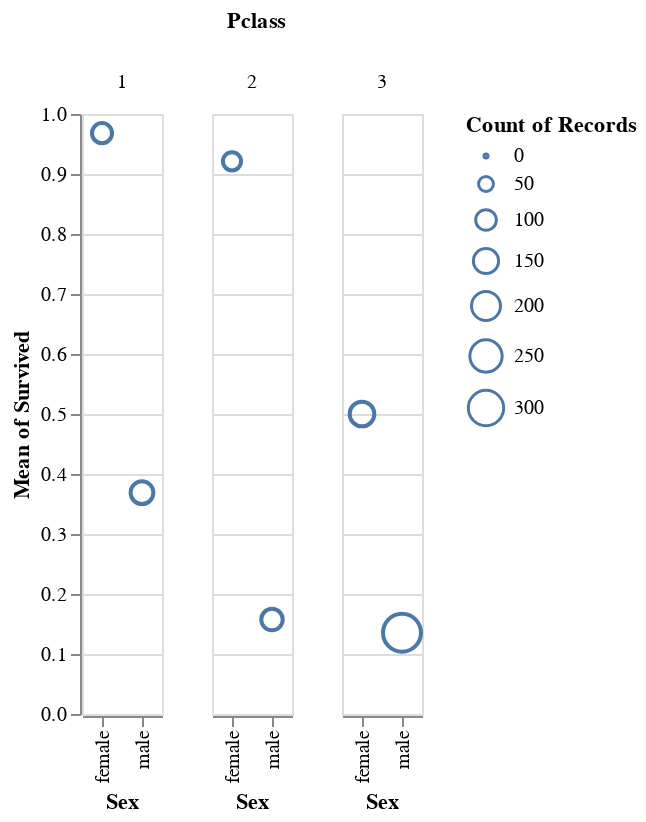

Source (notebook cell):
### Markdown cell above
**Size**

### Code cell
# In the graph below:
#  Proportion survived is encoded to the y-axis
#  Sex is encoded to the x-axis
#  Pclass is encoded to facet column
#  Number of passengers is encoded to size of mark

alt.Chart(titanic).mark_point().encode(
    y='mean(Survived)',
    x='Sex',
    column='Pclass:O',
    size='count()'
)

### Figure 1 — Vega-Lite specification as saved in the notebook (floating-point values rounded to 4 significant figures; data arrays with more than 128 entries replaced by an {"elided": "..."} marker saying what was removed)
{"config": {"view": {"continuousWidth": 400, "continuousHeight": 300}}, "data": {"name": "data-93290830beea3a875eeab316df346c54"}, "mark": "point", "encoding": {"column": {"type": "ordinal", "field": "Pclass"}, "size": {"type": "quantitative", "aggregate": "count"}, "x": {"type": "nominal", "field": "Sex"}, "y": {"type": "quantitative", "aggregate": "mean", "field": "Survived"}}, "$schema": "https://vega.github.io/schema/vega-lite/v4.8.1.json", "datasets": {"data-93290830beea3a875eeab316df346c54": {"elided": "891 records"}}}
